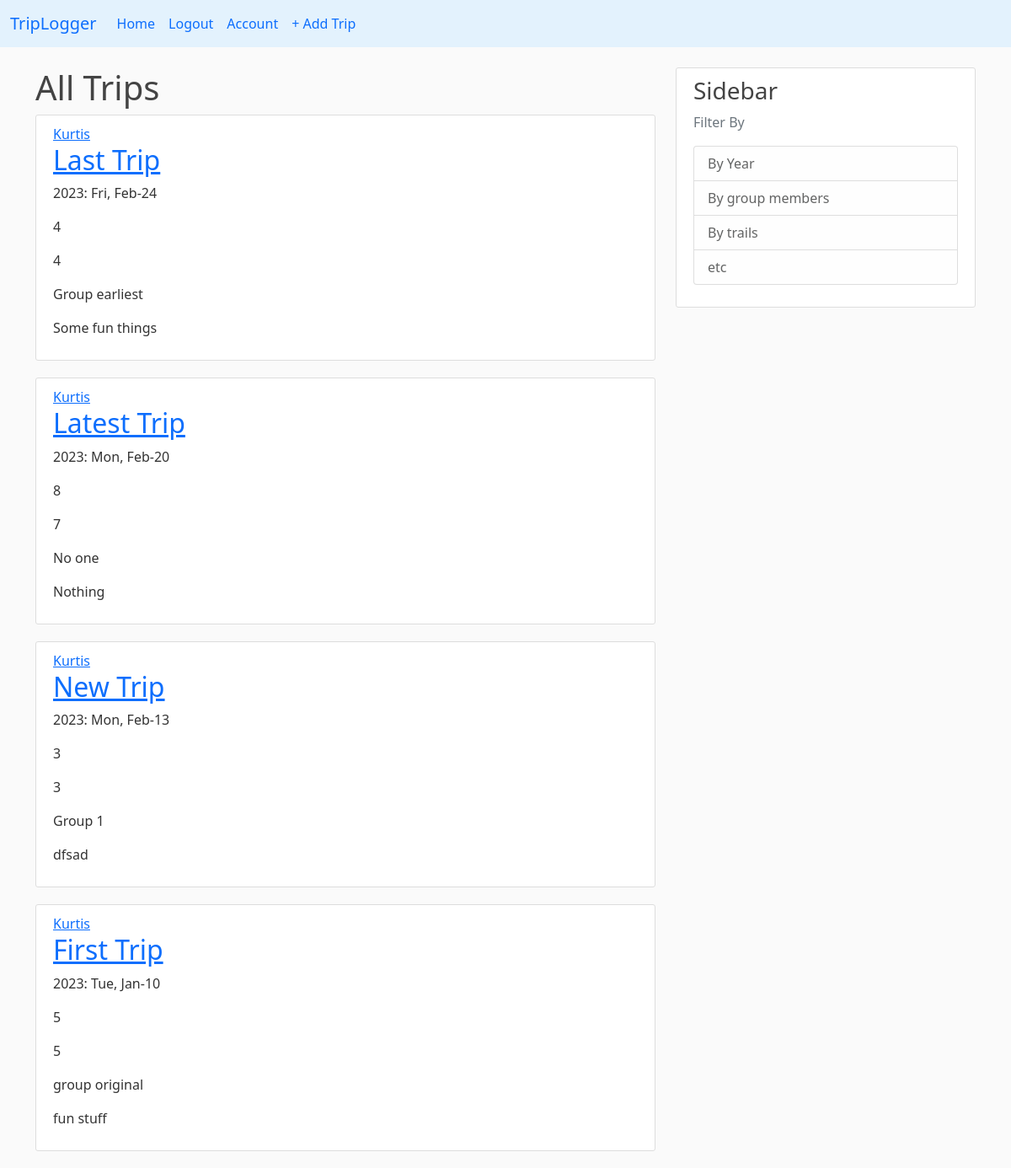
Screenshot of /home (signed in) with the database file from the repository.
### triplog/models.py (models this page shows, shortened)
class Trip(db.Model):
    id = db.Column(db.Integer, primary_key=True)
    title = db.Column(db.String(100), nullable=False)
    trip_date = db.Column(db.DateTime, nullable=False)
    trip_group = db.Column(db.Text, nullable=False)
    difficulty = db.Column(db.Integer, nullable=False)
    fun_rating = db.Column(db.Integer, nullable=False)
    highlights = db.Column(db.Text)
    image_trip = db.Column(db.String(20), nullable=False,
                           default='scene.jpg')
    user_id = db.Column(db.Integer, db.ForeignKey('user.id'), nullable=False)

class User(db.Model, UserMixin):
    id = db.Column(db.Integer, primary_key=True)
    username = db.Column(db.String(20), unique=True, nullable=False)
    email = db.Column(db.String(120), unique=True, nullable=False)
    image_file = db.Column(db.String(20), nullable=False,
                           default='default.jpg')
    password = db.Column(db.String(60), nullable=False)
    trips = db.relationship('Trip', backref='author', lazy=True)

### triplog/main/routes.py (the view)
@main.route("/home")
def home():
    trips = Trip.query.order_by(Trip.trip_date.desc())
    return render_template('home.html', trips=trips)

### triplog/models.py (called while the page is built)
@login_manager.user_loader
def load_user(user_id):
    return User.query.get(int(user_id))

### triplog/templates/home.html
{% extends "layout.html" %}
{% block content %}
<h1>All Trips</h1>
{% for trip in trips %}
<article class="media content-section">
    <div class="media-body">
        <div class="article-metadata">
            <a class="mr-2" href="#">{{ trip.author.username }}</a>
        </div>
        <h2><a class="article-title" href="{{ url_for('trips.trip', trip_id=trip.id) }}">{{ trip.title }}</a></h2>
        <p class="article-content">{{ trip.trip_date.strftime('%Y: %a, %b-%d') }}</p>
        <p class="article-content">{{ trip.difficulty }}</p>
        <p class="article-content">{{ trip.fun_rating }}</p>
        <p class="article-content">{{ trip.trip_group }}</p>
        <p class="article-content">{{ trip.highlights }}</p>
    </div>
</article>
{% endfor %}
{% endblock content %}

### triplog/static/main.css (style rules this page uses)
body { background: #fafafa; color: #333333; margin-top: 5rem; }
h1, h2, h3, h4, h5, h6 { color: #444444; }
.content-section { background: #ffffff; padding: 10px 20px; border: 1px solid #dddddd; border-radius: 3px; margin-bottom: 20px; }

### rows the page displays
Trip: author.username "Kurtis", title "Last Trip", trip_date "2023: Fri, Feb-24", difficulty "4", fun_rating "4", trip_group "Group earliest", highlights "Some fun things"
Trip: author.username "Kurtis", title "Latest Trip", trip_date "2023: Mon, Feb-20", difficulty "8", fun_rating "7", trip_group "No one", highlights "Nothing"
Trip: author.username "Kurtis", title "New Trip", trip_date "2023: Mon, Feb-13", difficulty "3", fun_rating "3", trip_group "Group 1", highlights "dfsad"
Trip: author.username "Kurtis", title "First Trip", trip_date "2023: Tue, Jan-10", difficulty "5", fun_rating "5", trip_group "group original", highlights "fun stuff"
